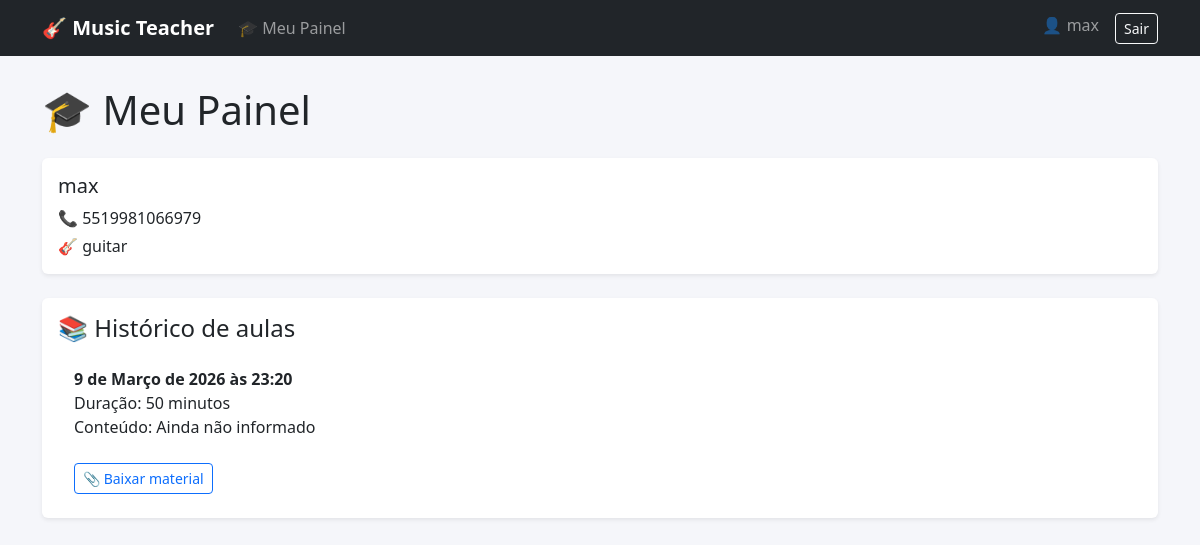
Screenshot of /meu-painel/ (signed in) with the database file from the repository.
### alunos/models.py (models this page shows, shortened)
class Aluno(models.Model):
    user = models.OneToOneField(
        User,
        on_delete=models.CASCADE,
        null=True,
        blank=True
    )
    nome = models.CharField(max_length=200)
    telefone = models.CharField(max_length=20)
    email = models.EmailField(blank=True)
    instrumento = models.CharField(max_length=100)
    valor_mensalidade = models.DecimalField(
        max_digits=8,
        decimal_places=2,
        default=0
    )
    dia_vencimento = models.IntegerField(default=10)
    data_cadastro = models.DateField(auto_now_add=True)

### aulas/models.py (models this page shows, shortened)
class Aula(models.Model):
    aluno = models.ForeignKey(Aluno, on_delete=models.CASCADE)
    data = models.DateTimeField()
    duracao_minutos = models.IntegerField(default=50)
    conteudo = models.TextField(blank=True)
    material = models.FileField(
        upload_to="materiais/",
        blank=True,
        null=True
    )
    realizada = models.BooleanField(default=False)

### config/views.py (the view)
# urls.py: path('meu-painel/', painel_aluno, name='painel_aluno'),
@login_required
def painel_aluno(request):
    aluno = Aluno.objects.get(user=request.user)
    aulas = Aula.objects.filter(aluno=aluno).order_by("data")
    proxima_aula = Aula.objects.filter(
        aluno=aluno,
        data__gte=date.today()
    ).order_by("data").first()
    return render(request, "painel_aluno.html", {
    "aluno": aluno,
    "aulas": aulas,
    "proxima_aula": proxima_aula,
    "eh_aluno": True,
})

### config/context_processors.py (called while the page is built)
def vapid_key(request):
    return {
        "vapid_public_key": settings.VAPID_PUBLIC_KEY
    }

### templates/painel_aluno.html (shortened to what this page needs)
{% extends "base.html" %}
{% block content %}
<h1 class="mb-4">🎓 Meu Painel</h1>
<div class="card shadow-sm border-0 mb-4">
<div class="card-body">
<h5>{{ aluno.nome }}</h5>
<p class="mb-1">
📞 {{ aluno.telefone }}
</p>
<p class="mb-0">
🎸 {{ aluno.instrumento }}
</p>
</div>
</div>
<div class="card shadow-sm border-0">
<div class="card-body">
<h4 class="mb-3">📚 Histórico de aulas</h4>
<ul class="list-group list-group-flush">
{% for aula in aulas %}
<li class="list-group-item">
<strong>
{{ aula.data }}
</strong>
<br>
Duração:
{{ aula.duracao_minutos }} minutos
<br>
Conteúdo:
{{ aula.conteudo|default:"Ainda não informado" }}
{% if aula.material %}
<br><br>
<a
href="{{ aula.material.url }}"
class="btn btn-sm btn-outline-primary"
target="_blank">
📎 Baixar material
</a>
{% endif %}
</li>
{% empty %}
<li class="list-group-item">
Nenhuma aula registrada ainda
</li>
{% endfor %}
</ul>
</div>
</div>
{% endblock %}

### templates/base.html (shortened to what this page needs)
<!DOCTYPE html>
<html lang="pt-br">
<head>
<link href="https://cdn.jsdelivr.net/npm/bootstrap@5.3.3/dist/css/bootstrap.min.css" rel="stylesheet">
</head>
<body>
<nav class="navbar navbar-expand-lg navbar-dark bg-dark">
<div class="container">
<a class="navbar-brand" href="/dashboard/">
🎸 Music Teacher
</a>
<div class="collapse navbar-collapse" id="menu">
<ul class="navbar-nav me-auto">
{% if request.user.is_authenticated %}
    {% if eh_aluno %}
    <li class="nav-item">
        <a class="nav-link" href="/meu-painel/">
            🎓 Meu Painel
        </a>
    </li>
    {% endif %}
{% endif %}
</ul>
<ul class="navbar-nav">
{% if request.user.is_authenticated %}
<li class="nav-item">
<span class="navbar-text me-3">
👤 {{ request.user.username }}
</span>
</li>
<li class="nav-item">
<form method="POST" action="/admin/logout/" class="d-inline">
<button type="submit" class="btn btn-sm btn-outline-light">
Sair
</button>
</form>
</li>
{% endif %}
</ul>
</div>
</div>
</nav>
<div class="container container-main">
{% block content %}
{% endblock %}
</div>
</body>
</html>

### templates/base.html (style rules this page uses)
body { background:#f5f6fa; }
.navbar-brand { font-weight:bold; }
.container-main { margin-top:30px; }

### rows the page displays
Aluno: nome "max", telefone "5519981066979", instrumento "guitar"
Aula: data "9 de Março de 2026 às 23:20", duracao_minutos "50", conteudo "Ainda não informado"

### other values shown
{{ request.user.username }} "max"
